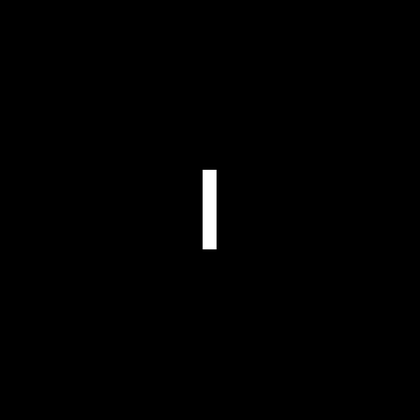
%> input picture HWs/HW4/Q2/image.tif, 420 x 420 px, shrunk from 1024 x 1024 before the run
$ octave --eval "a(imread('image.tif'));"   (GNU Octave 9; MATLAB toolbox functions it lacks are replaced by stand-ins)
%> lines starting %> are read from the running program, lines starting %| are printed output that depends on the picture
function a(img)
% this function perform part 'a' of question 2
% this function compute fft and centered fft and log of fft of original image
% and show them in plots
% inputs: img: original image
% outputs: there is no output
    normalSpectrum = fft2(double(img));

    img2 = double(img);
    for i=1:size(img2,1)
        for j=1:size(img2,2)
            img2(i,j) = img2(i,j) * (-1)^(i+j);
        end
    end
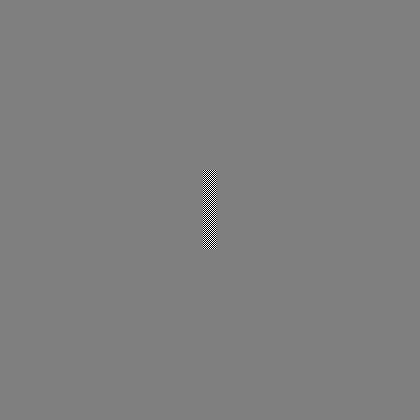
%> img2: size 420x420 double; min -255, max 255, mean 0; drawn with min black and max white
%> `a(imread('image.tif'));`:
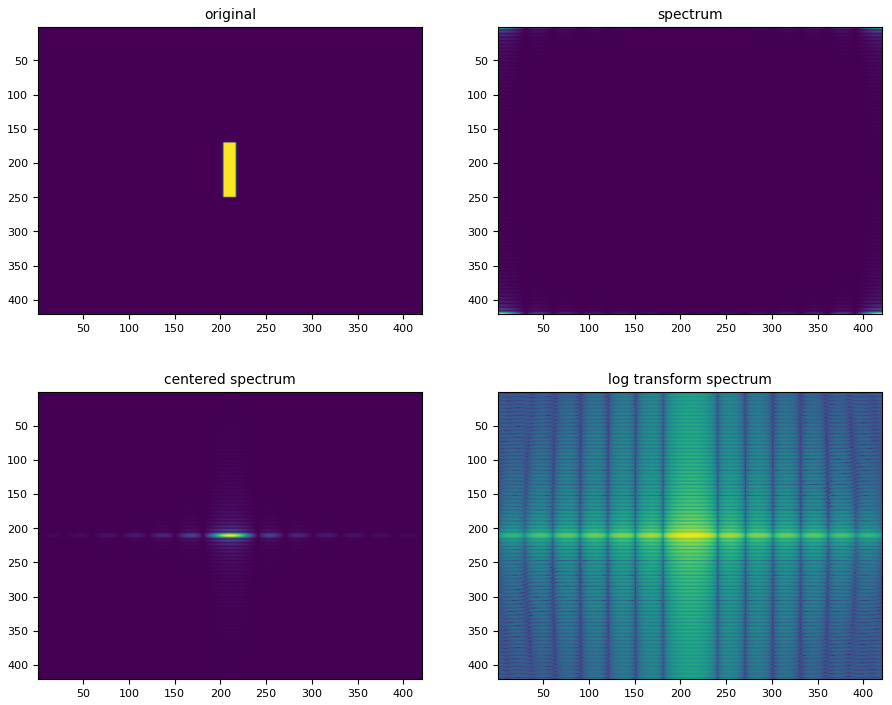
%> figure redrawn from the program's plot data, 4 panels
    centeredSpectrum = fft2(double(img2));

    img3 = im2double(centeredSpectrum);
    logT = 40*log(1+img3);

    figure;
    subplot(2,2,1);
    imagesc(img);
    title('original');
    subplot(2,2,2);
    imagesc(abs(normalSpectrum));
    title('spectrum');
    subplot(2,2,3);
    imagesc(abs(centeredSpectrum));
    title('centered spectrum');
    subplot(2,2,4);
    imagesc(abs(logT));
    title('log transform spectrum');
end
